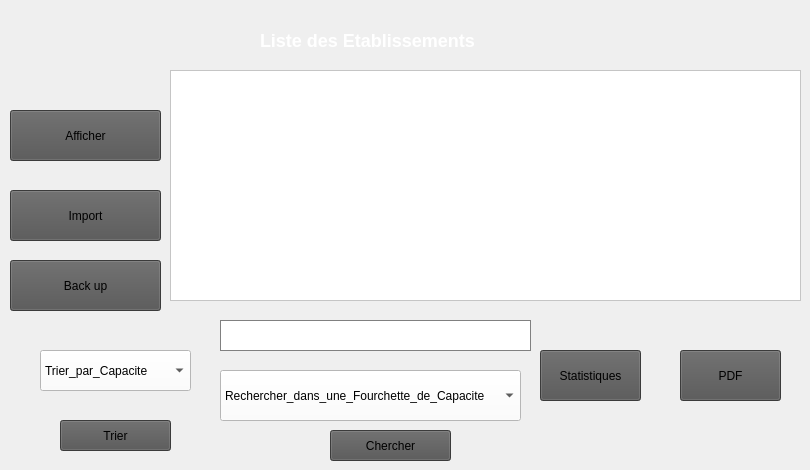
      <widget class="QWidget" name="tab_38">
       <attribute name="title">
        <string>Afficher Etablissement</string>
       </attribute>
       <widget class="QPushButton" name="buttonTrier">
        <property name="geometry">
         <rect>
          <x>60</x>
          <y>420</y>
          <width>111</width>
          <height>31</height>
         </rect>
        </property>
        <property name="styleSheet">
         <string notr="true">background-color: rgb(83, 83, 83);</string>
        </property>
        <property name="text">
         <string>Trier</string>
        </property>
       </widget>
       <widget class="QPushButton" name="buttonRechercher">
        <property name="geometry">
         <rect>
          <x>330</x>
          <y>430</y>
          <width>121</width>
          <height>31</height>
         </rect>
        </property>
        <property name="styleSheet">
         <string notr="true">background-color: rgb(83, 83, 83);</string>
        </property>
        <property name="text">
         <string>Chercher</string>
        </property>
       </widget>
       <widget class="QPushButton" name="pushButton_statistiques">
        <property name="geometry">
         <rect>
          <x>540</x>
          <y>350</y>
          <width>101</width>
          <height>51</height>
         </rect>
        </property>
        <property name="styleSheet">
         <string notr="true">background-color: rgb(83, 83, 83);</string>
        </property>
        <property name="text">
         <string>Statistiques</string>
        </property>
       </widget>
       <widget class="QLabel" name="labelTitle_31">
        <property name="geometry">
         <rect>
          <x>260</x>
          <y>20</y>
          <width>311</width>
          <height>41</height>
         </rect>
        </property>
        <property name="styleSheet">
         <string notr="true">QLabel {
    font-size: 18px;
    font-weight: bold;
    color: white;
}
</string>
        </property>
        <property name="text">
         <string>Liste des Etablissements</string>
        </property>
       </widget>
       <widget class="QPushButton" name="pushButton_pdf">
        <property name="geometry">
         <rect>
          <x>680</x>
          <y>350</y>
          <width>101</width>
          <height>51</height>
         </rect>
        </property>
        <property name="styleSheet">
         <string notr="true">background-color: rgb(83, 83, 83);</string>
        </property>
        <property name="text">
         <string>PDF</string>
        </property>
       </widget>
       <widget class="QTableView" name="tableView">
        <property name="geometry">
         <rect>
          <x>170</x>
          <y>70</y>
          <width>631</width>
          <height>231</height>
         </rect>
        </property>
        <property name="styleSheet">
         <string notr="true">background-color: rgb(255, 255, 255);
font: 20pt &quot;Segoe UI&quot;;</string>
        </property>
       </widget>
       <widget class="QLineEdit" name="lineEdit_recherche_3">
        <property name="geometry">
         <rect>
          <x>220</x>
          <y>320</y>
          <width>311</width>
          <height>41</height>
         </rect>
        </property>
        <property name="palette">
         <palette>
          <active>
           <colorrole role="Button">
            <brush brushstyle="SolidPattern">
             <color alpha="255">
              <red>255</red>
              <green>255</green>
              <blue>255</blue>
             </color>
            </brush>
           </colorrole>
           <colorrole role="Light">
            <brush brushstyle="SolidPattern">
             <color alpha="255">
              <red>0</red>
              <green>0</green>
              <blue>0</blue>
             </color>
            </brush>
           </colorrole>
           <colorrole role="Midlight">
            <brush brushstyle="SolidPattern">
             <color alpha="255">
              <red>0</red>
              <green>0</green>
              <blue>0</blue>
             </color>
            </brush>
           </colorrole>
           <colorrole role="Dark">
            <brush brushstyle="SolidPattern">
             <color alpha="255">
              <red>0</red>
              <green>0</green>
              <blue>0</blue>
             </color>
            </brush>
           </colorrole>
           <colorrole role="Mid">
            <brush brushstyle="SolidPattern">
             <color alpha="255">
              <red>0</red>
              <green>0</green>
              <blue>0</blue>
             </color>
            </brush>
           </colorrole>
           <colorrole role="Window">
            <brush brushstyle="SolidPattern">
             <color alpha="255">
              <red>255</red>
              <green>255</green>
              <blue>255</blue>
             </color>
            </brush>
           </colorrole>
           <colorrole role="Shadow">
            <brush brushstyle="SolidPattern">
             <color alpha="255">
              <red>0</red>
              <green>0</green>
              <blue>0</blue>
             </color>
            </brush>
           </colorrole>
           <colorrole role="AlternateBase">
            <brush brushstyle="SolidPattern">
             <color alpha="255">
              <red>0</red>
              <green>0</green>
              <blue>0</blue>
             </color>
            </brush>
           </colorrole>
           <colorrole role="PlaceholderText">
            <brush brushstyle="SolidPattern">
             <color alpha="255">
              <red>0</red>
              <green>0</green>
              <blue>0</blue>
             </color>
            </brush>
           </colorrole>
          </active>
          <inactive>
           <colorrole role="Button">
            <brush brushstyle="SolidPattern">
             <color alpha="255">
              <red>255</red>
              <green>255</green>
              <blue>255</blue>
             </color>
            </brush>
           </colorrole>
           <colorrole role="Light">
            <brush brushstyle="SolidPattern">
             <color alpha="255">
              <red>0</red>
              <green>0</green>
              <blue>0</blue>
             </color>
            </brush>
           </colorrole>
           <colorrole role="Midlight">
            <brush brushstyle="SolidPattern">
             <color alpha="255">
              <red>0</red>
              <green>0</green>
              <blue>0</blue>
             </color>
            </brush>
           </colorrole>
           <colorrole role="Dark">
            <brush brushstyle="SolidPattern">
             <color alpha="255">
              <red>0</red>
              <green>0</green>
              <blue>0</blue>
             </color>
            </brush>
           </colorrole>
           <colorrole role="Mid">
            <brush brushstyle="SolidPattern">
             <color alpha="255">
              <red>0</red>
              <green>0</green>
              <blue>0</blue>
             </color>
            </brush>
           </colorrole>
           <colorrole role="Window">
            <brush brushstyle="SolidPattern">
             <color alpha="255">
              <red>255</red>
              <green>255</green>
              <blue>255</blue>
             </color>
            </brush>
           </colorrole>
           <colorrole role="Shadow">
            <brush brushstyle="SolidPattern">
             <color alpha="255">
              <red>0</red>
              <green>0</green>
              <blue>0</blue>
             </color>
            </brush>
           </colorrole>
           <colorrole role="AlternateBase">
            <brush brushstyle="SolidPattern">
             <color alpha="255">
              <red>0</red>
              <green>0</green>
              <blue>0</blue>
             </color>
            </brush>
           </colorrole>
           <colorrole role="PlaceholderText">
            <brush brushstyle="SolidPattern">
             <color alpha="255">
              <red>0</red>
              <green>0</green>
              <blue>0</blue>
             </color>
            </brush>
           </colorrole>
          </inactive>
          <disabled>
           <colorrole role="Button">
            <brush brushstyle="SolidPattern">
             <color alpha="255">
              <red>255</red>
              <green>255</green>
              <blue>255</blue>
             </color>
            </brush>
           </colorrole>
           <colorrole role="Light">
            <brush brushstyle="SolidPattern">
             <color alpha="255">
              <red>0</red>
              <green>0</green>
              <blue>0</blue>
             </color>
            </brush>
           </colorrole>
           <colorrole role="Midlight">
            <brush brushstyle="SolidPattern">
             <color alpha="255">
              <red>0</red>
              <green>0</green>
              <blue>0</blue>
             </color>
            </brush>
           </colorrole>
           <colorrole role="Dark">
            <brush brushstyle="SolidPattern">
             <color alpha="255">
              <red>0</red>
              <green>0</green>
              <blue>0</blue>
             </color>
            </brush>
           </colorrole>
           <colorrole role="Mid">
            <brush brushstyle="SolidPattern">
             <color alpha="255">
              <red>0</red>
              <green>0</green>
              <blue>0</blue>
             </color>
            </brush>
           </colorrole>
           <colorrole role="Window">
            <brush brushstyle="SolidPattern">
             <color alpha="255">
              <red>255</red>
              <green>255</green>
              <blue>255</blue>
             </color>
            </brush>
           </colorrole>
           <colorrole role="Shadow">
            <brush brushstyle="SolidPattern">
             <color alpha="255">
              <red>0</red>
              <green>0</green>
              <blue>0</blue>
             </color>
            </brush>
           </colorrole>
           <colorrole role="AlternateBase">
            <brush brushstyle="SolidPattern">
             <color alpha="255">
              <red>0</red>
              <green>0</green>
              <blue>0</blue>
             </color>
            </brush>
           </colorrole>
           <colorrole role="PlaceholderText">
            <brush brushstyle="SolidPattern">
             <color alpha="255">
              <red>0</red>
              <green>0</green>
              <blue>0</blue>
             </color>
            </brush>
           </colorrole>
          </disabled>
         </palette>
        </property>
        <property name="cursor">
         <cursorShape>ArrowCursor</cursorShape>
        </property>
        <property name="styleSheet">
         <string notr="true">QLineEdit {
    background-color: white;
    color: black;
    border: 1px solid gray;
    padding: 5px;
    margin-bottom: 10px;
}
</string>
        </property>
        <property name="frame">
         <bool>true</bool>
        </property>
        <property name="echoMode">
         <enum>QLineEdit::Normal</enum>
        </property>
        <property name="dragEnabled">
         <bool>false</bool>
        </property>
        <property name="readOnly">
         <bool>false</bool>
        </property>
       </widget>
       <widget class="QComboBox" name="comboBox_18">
        <property name="geometry">
         <rect>
          <x>220</x>
          <y>370</y>
          <width>301</width>
          <height>51</height>
         </rect>
        </property>
        <property name="styleSheet">
         <string notr="true">background-color: rgb(255, 255, 255);</string>
        </property>
        <item>
         <property name="text">
          <string>Rechercher_dans_une_Fourchette_de_Capacite</string>
         </property>
        </item>
        <item>
         <property name="text">
          <string>Rechercher_par_Directeur</string>
         </property>
        </item>
        <item>
         <property name="text">
          <string>Rechercher_par_ID</string>
         </property>
        </item>
       </widget>
       <widget class="QComboBox" name="comboBox_10">
        <property name="geometry">
         <rect>
          <x>40</x>
          <y>350</y>
          <width>151</width>
          <height>41</height>
         </rect>
        </property>
        <property name="styleSheet">
         <string notr="true">background-color: rgb(255, 255, 255);</string>
        </property>
        <item>
         <property name="text">
          <string>Trier_par_Capacite</string>
         </property>
        </item>
        <item>
         <property name="text">
          <string>Trier_par_Directeur</string>
         </property>
        </item>
        <item>
         <property name="text">
          <string>Trier_par_Nb_Salles</string>
         </property>
        </item>
       </widget>
       <widget class="QPushButton" name="pushButton_afficher">
        <property name="geometry">
         <rect>
          <x>10</x>
          <y>110</y>
          <width>151</width>
          <height>51</height>
         </rect>
        </property>
        <property name="styleSheet">
         <string notr="true">background-color: rgb(83, 83, 83);</string>
        </property>
        <property name="text">
         <string>Afficher</string>
        </property>
       </widget>
       <widget class="QPushButton" name="import_2">
        <property name="geometry">
         <rect>
          <x>10</x>
          <y>190</y>
          <width>151</width>
          <height>51</height>
         </rect>
        </property>
        <property name="styleSheet">
         <string notr="true">background-color: rgb(83, 83, 83);</string>
        </property>
        <property name="text">
         <string>Import</string>
        </property>
       </widget>
       <widget class="QPushButton" name="backup">
        <property name="geometry">
         <rect>
          <x>10</x>
          <y>260</y>
          <width>151</width>
          <height>51</height>
         </rect>
        </property>
        <property name="styleSheet">
         <string notr="true">background-color: rgb(83, 83, 83);</string>
        </property>
        <property name="text">
         <string>Back up</string>
        </property>
       </widget>
      </widget>
